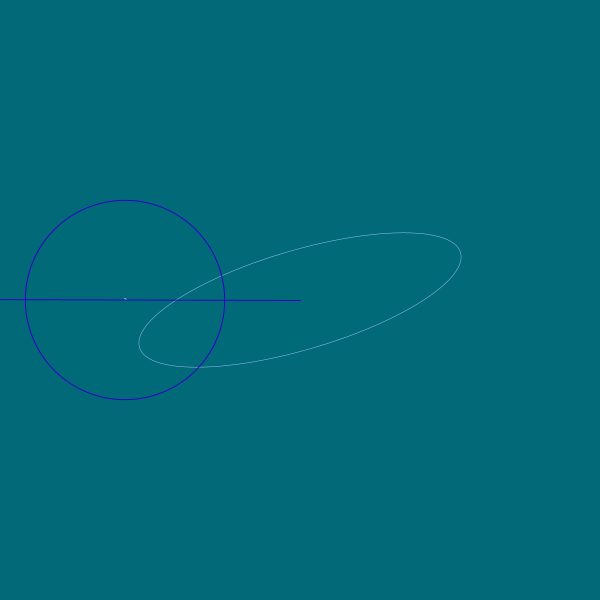
Frame 1 (no input)
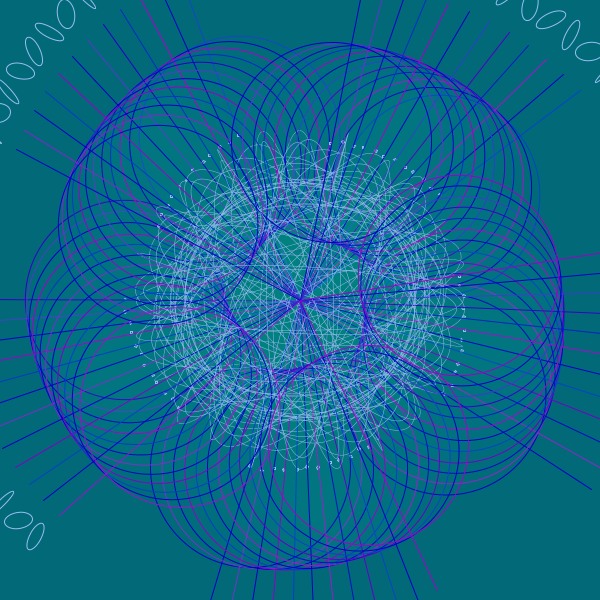
Frame 60 (the mouse pressed at the canvas centre just before this capture)
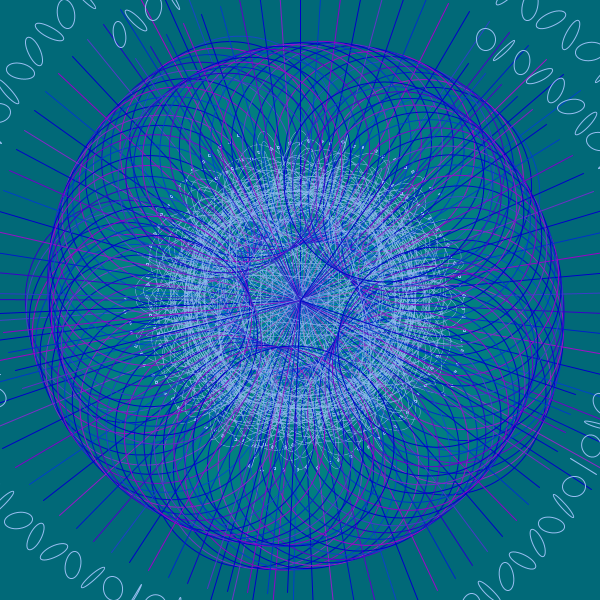
Frame 120 (the mouse held since frame 60 and released just before this capture)

The Processing sketch that drew these frames (run headless with seeded random() and noise(); from frame 60 on, the mouse is pressed at the canvas centre):

// Processing sketch: processing_167774
// ── processing_167774.pde

float x, y;
float angle = 5;
float r = 350;
float diff = 0.5;
float a = 1;
float red = 10;
//import processing.pdf.*;
color col = color(23,221,206,a);
  
  
void setup() {
  size(600, 600);
  background(1,105,120);
// beginRecord(PDF, "every.pdf");
  
}
  
void draw() {
  
  fill(col);
    
  x = r * cos(angle);
  y = r * sin(angle);
  
 noStroke();
 stroke(152,190,241);
 
   
  translate(width/2, height/2);
  rotate(r);
  
  strokeWeight(0.5);
  ellipse(0, 0, x, y);
  strokeWeight(1);
  rect(x/2,y/2,2,2);
  ellipse(x*1.1,y*1.1,x*0.1,y*0.1);
  
  
  stroke(x*0.5,y*0.2,200);
  line(0,0,x,y);
  ellipse(x/2,y/2,200,200);
  
  
  
  angle = angle + 3;
  r = r - diff;
    
  red = red + 10;
  a = a + 10;
  
  if ( r == 100 || r == 500) {
    diff =  diff * -1;
  }
}
 
 
 
void keyPressed() {
  if (key == 'q') {
    endRecord();
    exit();
  }
}
